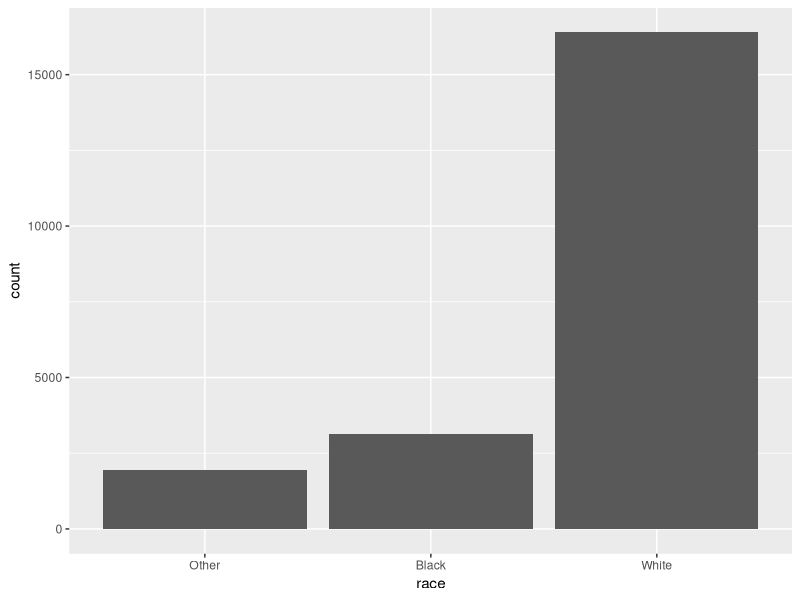
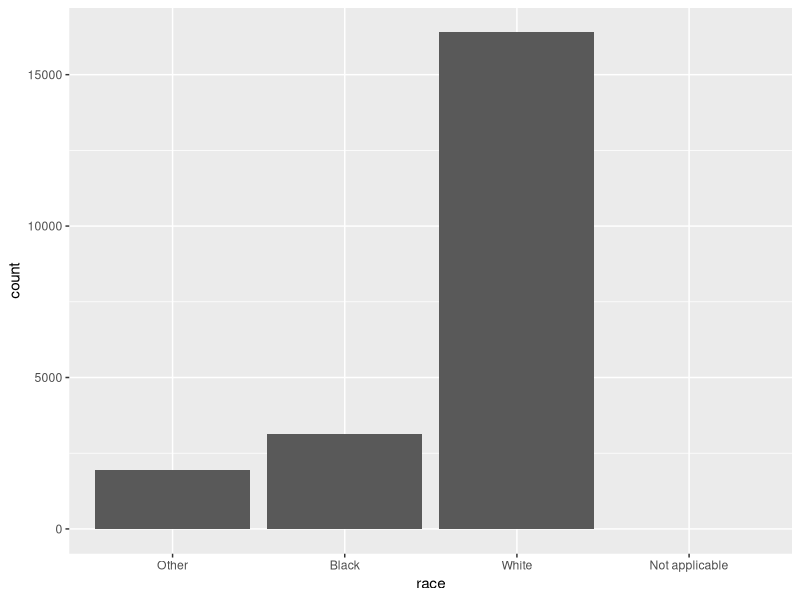
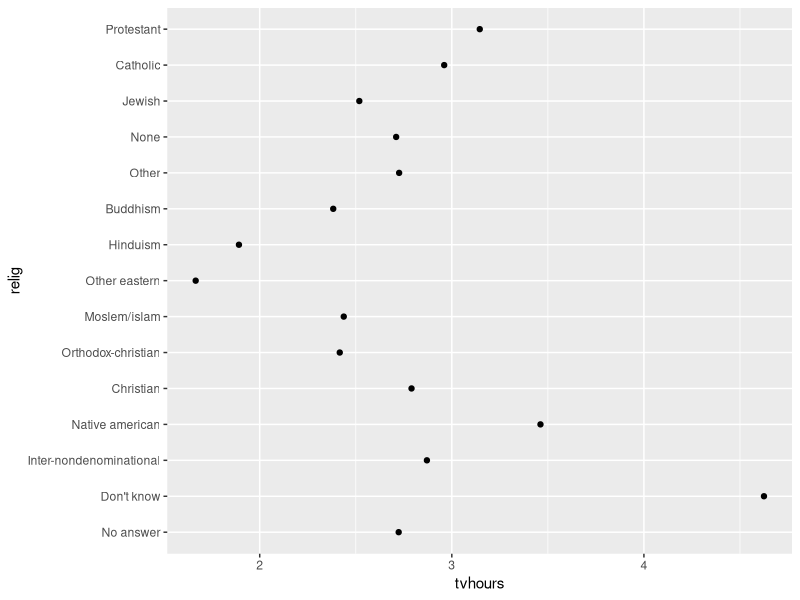
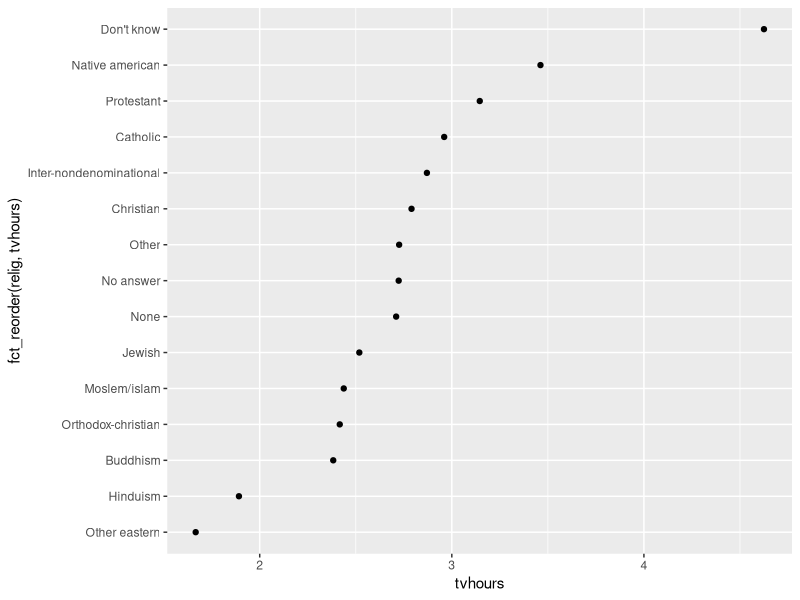
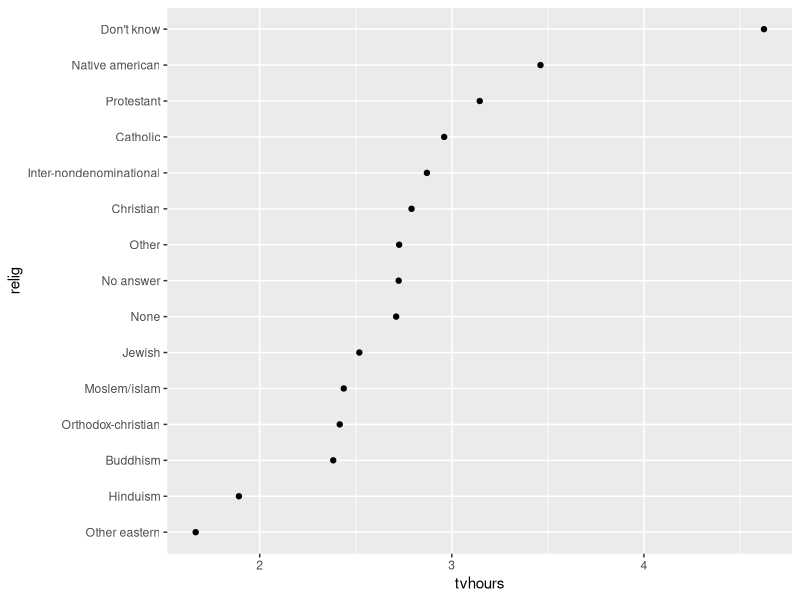
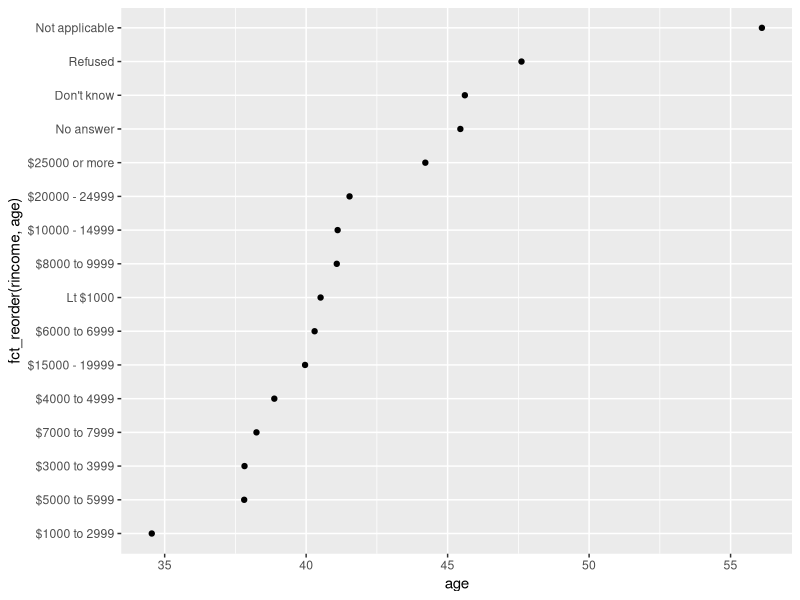
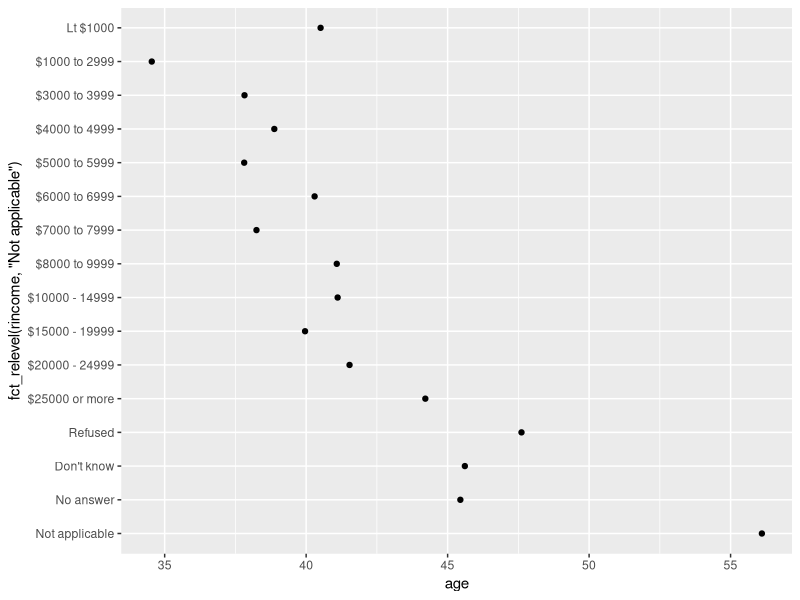
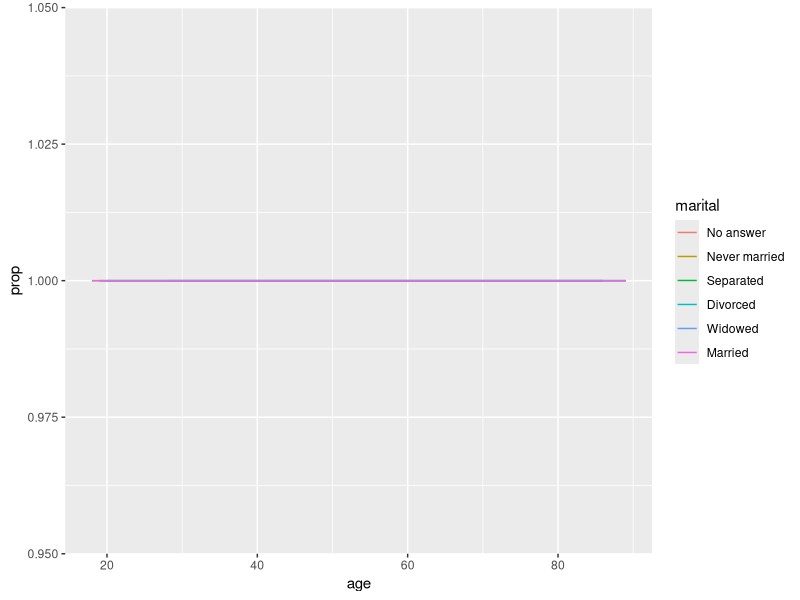

Here is the R script that generated these plots, in order:
### FACTORS WITH forcats ###

  ## In R, factors are used to work with categorical variables, 
  ##variables that have a fixed and known set of possible values.
  ## They are also useful when you want to display character vectors in a non-alphabetic order.

  ## For more historical context on factors, I recommend 'stringsAsFactors: An unauthorized biography"
    ### http://bit.ly/stringsfactorsbio
  ## And 'strinsAsFactors = <sigh>
    ### http://bit.ly/stringsfactorsigh

  ## To work with factors, we'll use the 'forcats' package, which provides tools for dealing with categorical variable
    ### and it's an anagram of factors.
  ## It provides a wide range of helpers for working with factors.
  ## 'forcats' is not part of the core tidyverse, so we need to load it explicitly.

library(tidyverse)
library(forcats)


# CREATING FACTORS

  ## Imagine that you have a variable that records month:

x1 <- c("Dec", "Apr", "Jan", "Mar")

  ## Using a string to record this variable has two problems:
    ### 1. There are only twelve possible months, and there's nothing saving you from typos:
x2 <- c("Dec", "Apr", "Jam", "Mar")

    ### 2. It doesn't sort in a useful way:
sort(x1)

  ## You can fix both of these problems with a factor.
  ## To create a factor you must start by creating a list of the valid levels:

month_levels <- c("Jan", "Feb", "Mar", "Apr", "May", "Jun",
                  "Jul", "Aug", "Sep", "Oct", "Nov", "Dec")

  ## Now you can create a factor:

y1 <- factor(x1, levels = month_levels)
y1

  ## And any values not in the set will be silently converted to NA:

y2 <- factor(x2, levels = month_levels)
y2


  ## If you want an error, you can use readr::parse_factor():

y2 <- parse_factor(x2, levels = month_levels)

  ## If you omit the levels, they'll be taken from the data in alphabetical order:

factor(x1)

  ## Sometimes you'd prefer that the order of the levels match the order of the first appearence in the data.
  ## You can do that when creating the factor by setting levels to unique(),
  ## or after the fact, with fct_inorder():

f1 <- factor(x1, levels = unique(x1))
f1

f2 <- x1 %>%
  factor() %>%
  fct_inorder()

  ## If you ever need to access the set of valid levels directly, you can do so with levels():

levels(f2)


# GENERAL SOCIAL SURVEY

  ## For the rest of this chapter, we're going to focus on forcats::gss_cat.
  ## It's a sample of data from the General Social Survey
  ## The survey has thousands of questions, so in gss_cat I've selected a handful that will illustrate some 
  ## common challenges you'll encounter when working with factors:

head(forcats::gss_cat)
?gss_cat

  ## You can see the levels of a factor with count() or with a bar chart:

gss_cat %>%
  count(race)

ggplot(gss_cat, aes(x = race))+
  geom_bar()


  ## By default, ggplot2 will drop levels that don't have any values.
  ## You can force them to display with:

ggplot(gss_cat, aes(race))+
  geom_bar()+
  scale_x_discrete(drop = FALSE)

  ## When working with factors, the two most common operations are changing the order of the levels,
  ## and changing the values of the levels. Those operations are described in the following sections.


# EXERCISES

  ## 1. 

  ## 2. 

  ## 3.


# MODIFYING FACTOR ORDER

  ## It's often useful to change the order of the factor levels in a visualization.
  ## For example, imagine you want to explore the average number of hours spent watching TV per day acrrss religions:

relig <- gss_cat %>%
  group_by(relig) %>%
  summarize(age = mean(age, na.rm = TRUE), tvhours = mean(tvhours, na.rm = TRUE), n = n())

ggplot(relig, aes(tvhours, relig)) + geom_point()

  ## It's difficult to interpret this plot because there's no overall pattern.
  ## We can improve it by reordering the levels of relig using fct_reorder().
  ## fct_reorder() takes three arguments:
    ### f, the factor whose levels you want to modify.
    ### x, a numeric vector that you want to use to reorder the levels.
    ### Optionally, fun, a function that's used if there're multiple values of x for each value of f.
      #### The default value is median

ggplot(relig, aes(tvhours, fct_reorder(relig, tvhours)))+
  geom_point()


  ## As you start making more complicated transformations.
  ## I'd recommend moving them out of aes() and into a separate mutate() step.
  ## For example, you could rewrite the preceding plot as:

relig %>%
  mutate(relig = fct_reorder(relig, tvhours)) %>%
  ggplot(aes(tvhours, relig))+
  geom_point()

  ## What if we create a similar plot looking at how average age varies across reported income level?

rincome <- gss_cat %>%
  group_by(rincome) %>%
  summarize( age = mean(age, na.rm = TRUE), tvhours = mean(tvhours, na.rm = TRUE), n = n())

ggplot(rincome, aes(age, fct_reorder(rincome, age))) + geom_point()

  ## Here, arbitrarily reordering the levels isn't a good idea.
  ## That's because rincome already has a principled order that we shouldn't mess with.
  ## Reserve fct_reorder() for factors whose levels are arbitrarily ordered.

  ## However, it does make sense to pull "Not applicable" to the front with the other special levels.
  ## You can use fct_relevel().
  ## It takes a factor, f, and then any number of levels that you want to move to the front of the line:

ggplot(rincome, aes(age, fct_relevel(rincome, "Not applicable")))+
  geom_point()

  ## Another type of reordering is useful when you're coloring the lines on a plot.
  ## fct_reorder2() reorders the factor by the y values associated with the largest x values.
  ## This makes the plot easier to read because the line colors line up with the legend:

by_age <- gss_cat %>%
  filter(!is.na(age)) %>%
  group_by(age, marital) %>%
  count() %>%
  mutate(prop = n / sum(n))

ggplot(by_age, aes(age, prop, color = marital))+
  geom_line(na.rm = TRUE)

ggplot(by_age, aes(age, prop, color = fct_reorder2(marital, age, prop))) +
  geom_line()+
  labs(color = "marital")

  ## Finally, for bar plots, you can use fct_infreq() to order levels in increasing frequency:
  ## this is the simplest type of reordering because it doesn't need any extra variables.
  ## You may want to combine with fct_rev():

gss_cat %>%
  mutate(marital = marital %>% fct_infreq() %>% fct_rev()) %>%
  ggplot(aes(marital))+
  geom_bar()


# EXERCISES

  ## 1. 

  ## 2.

  ## 3.


# MODIFYING FACTOR LEVELS

  ## More powerful than changing the orders of the levels is changing their values.
  ## This allows you to clarify labels for pubblication, and collapse levels for high-levels displays.

  ## The most general and powerful tool is fct_recode(). 
  ## It allows you to recode, or change, the value of each level.
  ## For example, take gss_cat$partyid:

gss_cat %>%
  count(partyid)

  ## The level are terse and inconsistent. Let's tweak them to be longer and use a parallel construction:

gss_cat %>%
  mutate(partyid = fct_recode(partyid,
                              "Republican, strong" = "Strong republican",
                              "Republican, weak" = "Not str republican",
                              "Independent, near rep" = "Ind, near rep",
                              "Independent, near dem" = "Ind, near dem",
                              "Democrat, weak" = "Not str democrat",
                              "Democrat, strong" = "Strong democrat")) %>%
  count(partyid)

  ## fct_recode() will leave levels that aren't explicitly mentioned as is, and will warn you if you accidentally
  ## refer to a level that doesn't exist.

  ## To combine groups, you can assign multiple old levels to the same new level:

gss_cat %>%
  mutate(partyid = fct_recode(partyid, 
                              "Republican, strong" = "Strong republican",
                              "Republican, weak" = "Not str republican",
                              "Independent, near rep" = "Ind, near rep",
                              "Independent, near dem" = "Ind, near dem",
                              "Democrat, weak" = "Not str democrat",
                              "Democrat, strong" = "Strong democrat",
                              "Other" = "No answer",
                              "Other" = "Don't know",
                              "Other" = "Other party")) %>%
  count(partyid)

  ## You must use this technique with care: if you group together categories that are truly different you will end up
  ## with misleading results.

  ## If you want to collapse a lot of levels, fct_collapse() is a useful variant of fct_recode().
  ## For each new variable, you can provide a vector of old levels:

gss_cat %>%
  mutate(partyid = fct_collapse(partyid,
                                other = c("No answer", "Don't know", "Other party"),
                                rep = c("Strong Republican", "Not str republican"),
                                ind = c("Ind,near rep", "Independent", "Ind, near dem"),
                                dem = c("Not str democrat", "Strong democrat"))) %>%
  count(partyid)

  ## Sometimes you just want to lump together all the small groups to make a plot or table simples.
  ## That's the job of fct_lump():

gss_cat %>%
  mutate(relig = fct_lump(relig)) %>%
  count(relig)

  ## The default behavior is to progressively lump together the smallest groups, ensuring that the aggregate is 
  ## still the smallest group.
  ## In this case it's not very helpful: it is true that the majority of Americans in this survey are Protestant,
  ## but we've probably overcollapsed.

  ## Instead, we can use the n parameter to specify how many groups (excluding other) we want to keep:

gss_cat %>%
  mutate(relig = fct_lump(relig, n = 10)) %>%
  count(relig, sort = TRUE) %>%
  print(n = Inf)

# EXERCISES

  ## 1.

  ## 2.